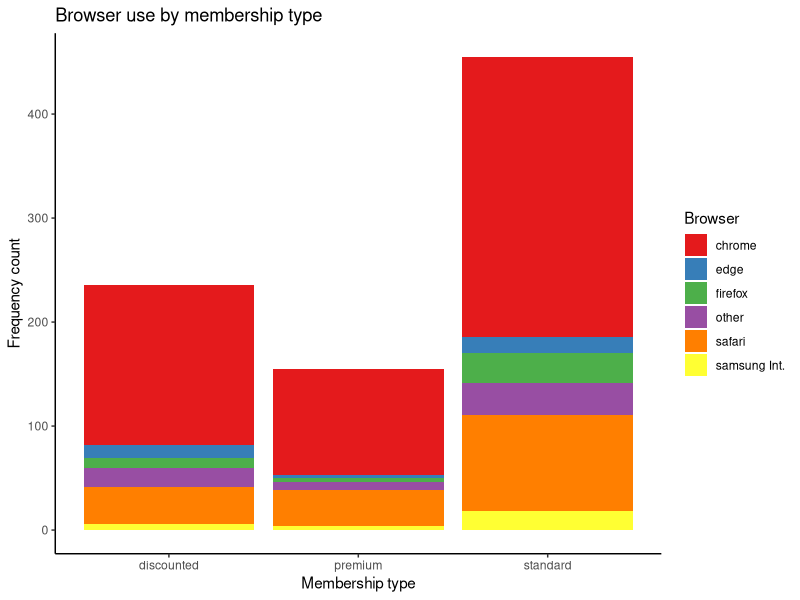
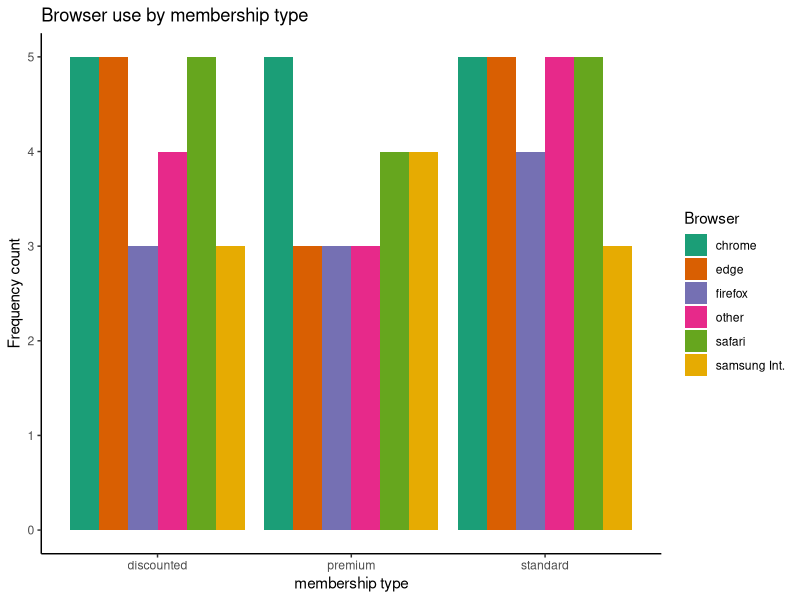
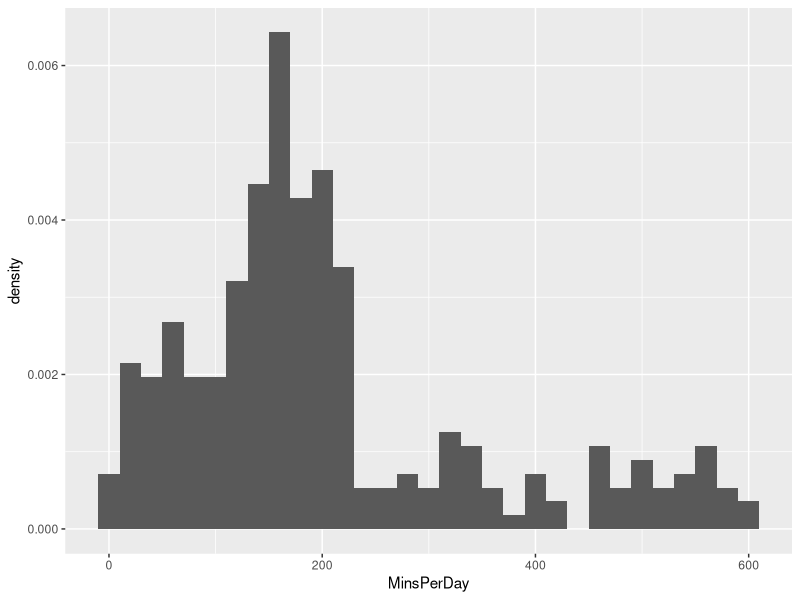
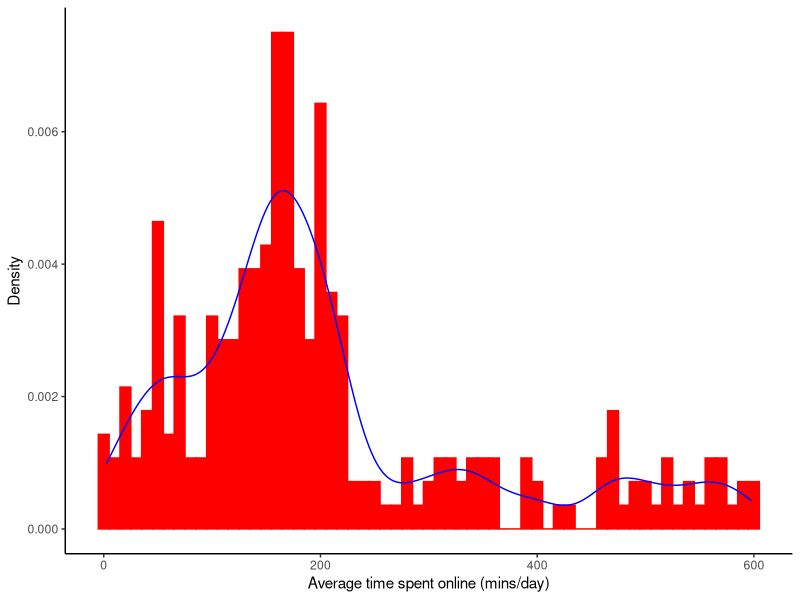
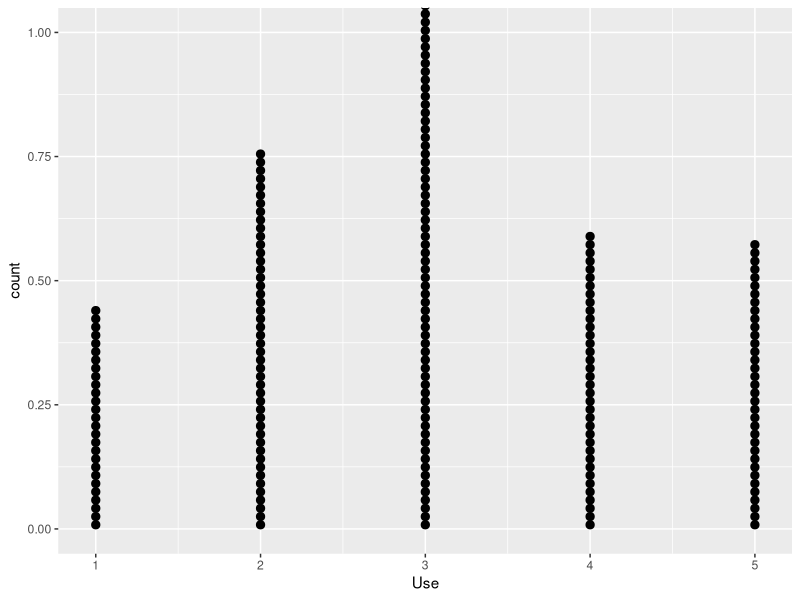
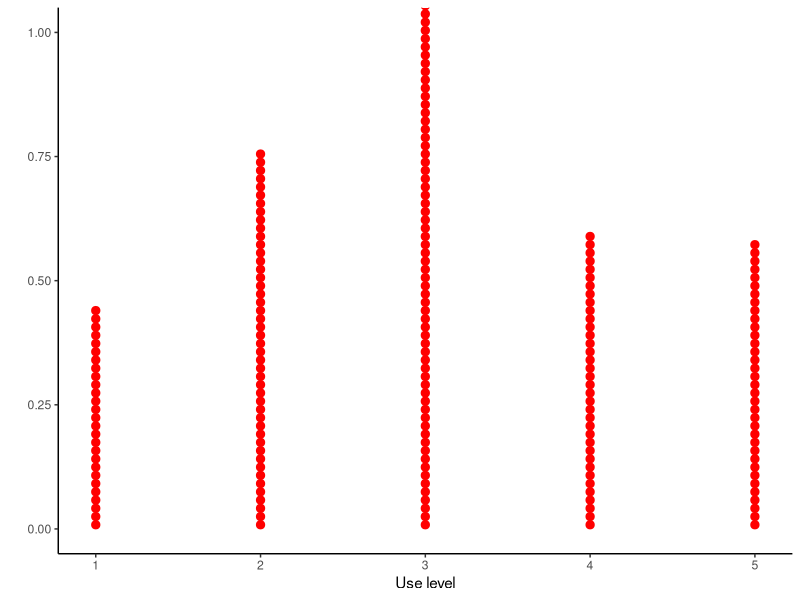
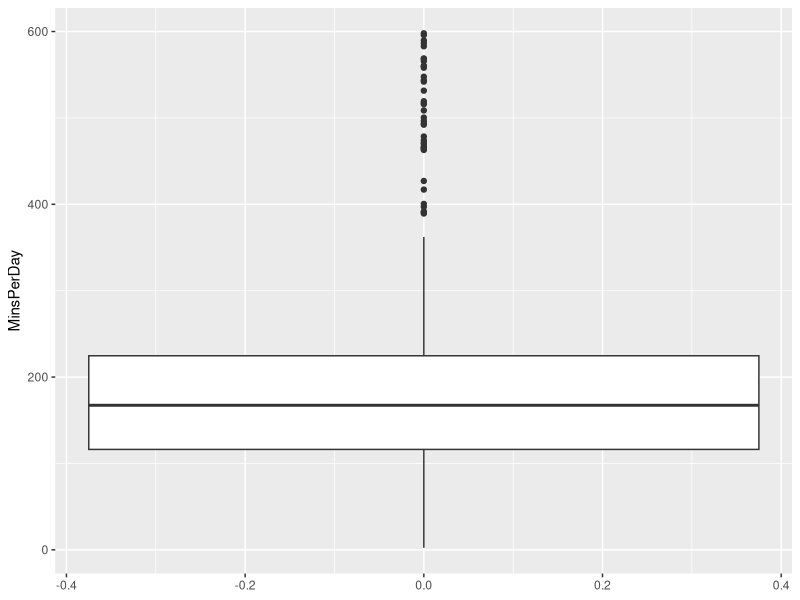
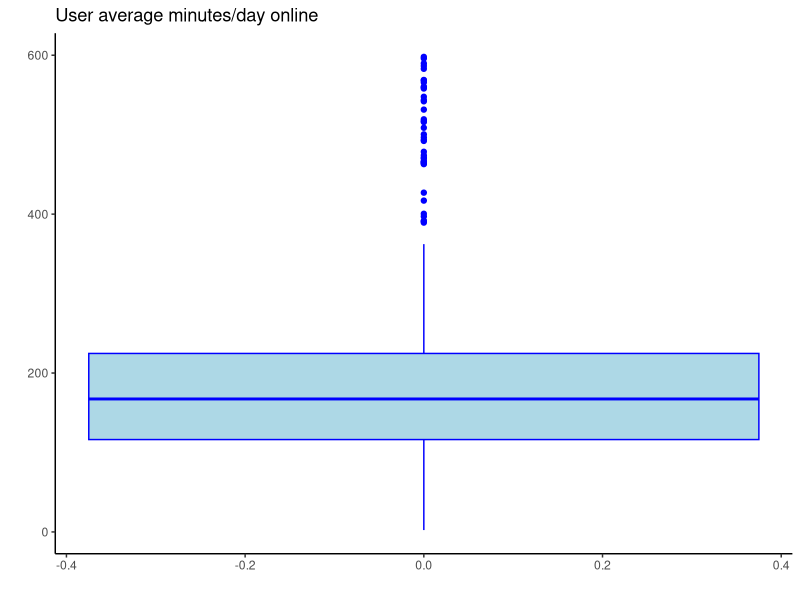

R code for these plots, in order:
## ---- chunk 1
knitr::opts_chunk$set(echo = TRUE)
## ---- chunk 2
 rm(list = ls())
library(tidyverse)
## ---- chunk 3
Consumption <- read.csv("consumptionTransposed.csv", header = T, stringsAsFactors = T)
## ---- chunk 4
summary(Consumption)
str(Consumption)
class(Consumption)
head(Consumption)
tail(Consumption)
## ---- chunk 5
Consumption |>  select(Oil) |> summary()
## ---- chunk 6
Consumption |> pull(Gas)
## ---- chunk 7
Consumption |> pull(Gas) |> mean()
## ---- chunk 8
browserdata <- read.csv("browserdata.csv",header = T, stringsAsFactors = T)
summary(browserdata)
## ---- chunk 9
counts <- browserdata |> pull(Browser) |> table()
counts
## ---- chunk 10
prop.table(counts)  #each row adds up to 1
## ---- chunk 11
freqBrowser <- xtabs(~ Browser+Membership, data=browserdata)
freqBrowser
## ---- chunk 12
prop.table(freqBrowser,2) # each column adds up to 1
## ---- chunk 13
e <- as.data.frame(browserdata)
e
## ---- chunk 14
p <- ggplot(e, aes(x=Membership,fill=Browser))
p <- p + geom_bar(aes(y=Use), stat="identity")
p <- p + labs(title = "Browser use by membership type",
x = "Membership type", y = "Frequency count")
p <- p + scale_fill_brewer(palette="Set1")
p <- p + theme_classic()
p
## ---- chunk 15
p <- ggplot(e, aes(x=Membership, y=Use, fill=Browser) )
p <- p + geom_bar(stat="identity", position=position_dodge())
p <- p + labs(title = "Browser use by membership type", x =
"membership type", y="Frequency count")
p <- p + scale_fill_brewer(palette="Dark2")
p <- p + theme_classic()
p
## ---- chunk 16
p <- ggplot(browserdata, aes(x= MinsPerDay))
p <- p + geom_histogram(aes(y=..density..), binwidth=20 )
p
## ---- chunk 17
p <- ggplot(browserdata, aes(x= MinsPerDay))
p <- p + geom_histogram(aes(y=..density..),col="red", fill="red", binwidth=10)
p <- p + labs(x="Average time spent online (mins/day)",y="Density")
p <- p + geom_density(col="blue")
p <- p + theme_classic()
p
## ---- chunk 18
p <- ggplot(browserdata, aes(x= Use))
p <- p + geom_dotplot(binwidth=0.05)
p
## ---- chunk 19
p <- ggplot(browserdata, aes(x= Use))
p <- p + geom_dotplot(col="red", fill="red" , binwidth=0.05)
p <- p + labs(x="Use level", y="")
p <- p + theme_classic()
p
## ---- chunk 20
p <- ggplot(browserdata, aes(y= MinsPerDay))
p <- p + geom_boxplot()
p
## ---- chunk 21
p <- ggplot(browserdata, aes(y= MinsPerDay))
p <- p + geom_boxplot(col="blue", fill="lightblue")
p <- p + labs(title="User average minutes/day online",
x="", y="")
p <- p + theme_classic()
p
## ---- chunk 22
p <- ggplot(browserdata, aes(x=Browser, y= MinsPerDay))
p <- p + geom_boxplot(aes(col=factor(Browser)) )
p <- p + labs(title="User average minutes/day online by browser",
x="",y="Average minutes per day")
p <- p + theme_classic()
p
## ---- chunk 23
p <- ggplot(data.frame(x=c(-pi,pi)),aes(x=x))
p <- p + stat_function(fun=cos)
p
## ---- chunk 24
mysquare <- function(xval) {xval*xval}
xlimits <- c(-pi,pi) ## pi = 3.14...
xlimits
## ---- chunk 25
p <- ggplot(data.frame(xlimits),aes(x=xlimits))
p <- p + stat_function(fun=cos) 
p
## ---- chunk 26
normal.sampled <- rnorm(1000)
p <- ggplot(NULL,aes(x=normal.sampled,y=..density..))
p <- p + geom_histogram(binwidth = 0.1)
p
## ---- chunk 27
normal.m1.s1 <- rnorm(1000,mean=1,sd=1)
normal.m2.s3 <- rnorm(1000,mean=2,sd=3)
norm.compare <- data.frame(normal.m1.s1,normal.m2.s3)
bplot.data <- stack(norm.compare)
p <- ggplot(bplot.data,aes(x=ind,y=values,fill=ind))
p <- p + geom_boxplot()
p
